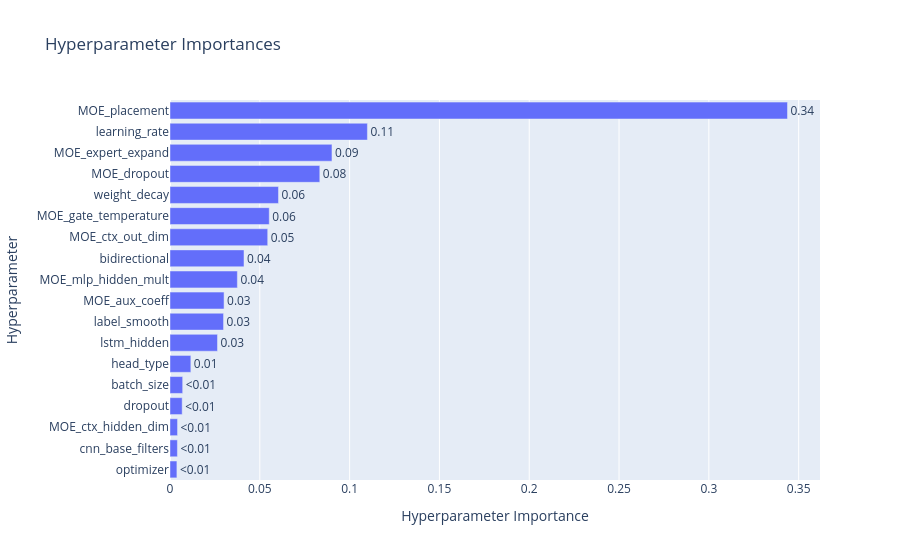

Source (notebook cell):
### Code cell
# 2. Plot Hyperparameter Importance
try:
    fig_imp = plot_param_importances(study)
    fig_imp.show()
except Exception as e:
    print(f"Could not plot importance (might need more trials): {e}")

### Figure 1 — Plotly figure (JSON) as saved in the notebook; plotly's stock layout.template omitted (floating-point values rounded to 4 significant figures)
{"data": [{"cliponaxis": false, "hovertemplate": ["optimizer (CategoricalDistribution): 0.0038455332017001734<extra></extra>", "cnn_base_filters (CategoricalDistribution): 0.004125832930755525<extra></extra>", "MOE_ctx_hidden_dim (CategoricalDistribution): 0.004197918794325781<extra></extra>", "dropout (FloatDistribution): 0.006782939597430093<extra></extra>", "batch_size (CategoricalDistribution): 0.007057510604453532<extra></extra>", "head_type (CategoricalDistribution): 0.011606874704237272<extra></extra>", "lstm_hidden (CategoricalDistribution): 0.026441518204332957<extra></extra>", "label_smooth (FloatDistribution): 0.029813033526869502<extra></extra>", "MOE_aux_coeff (FloatDistribution): 0.030094780344674527<extra></extra>", "MOE_mlp_hidden_mult (FloatDistribution): 0.03750892335432881<extra></extra>", "bidirectional (CategoricalDistribution): 0.04120112921253414<extra></extra>", "MOE_ctx_out_dim (CategoricalDistribution): 0.054406612262923766<extra></extra>", "MOE_gate_temperature (FloatDistribution): 0.05525465550809581<extra></extra>", "weight_decay (FloatDistribution): 0.060393375662957244<extra></extra>", "MOE_dropout (FloatDistribution): 0.08339235469390466<extra></extra>", "MOE_expert_expand (FloatDistribution): 0.09017695596330295<extra></extra>", "learning_rate (FloatDistribution): 0.10991204714695144<extra></extra>", "MOE_placement (CategoricalDistribution): 0.34378800428622197<extra></extra>"], "name": "Objective Value", "orientation": "h", "text": ["<0.01", "<0.01", "<0.01", "<0.01", "<0.01", "0.01", "0.03", "0.03", "0.03", "0.04", "0.04", "0.05", "0.06", "0.06", "0.08", "0.09", "0.11", "0.34"], "textposition": "outside", "type": "bar", "x": [0.003846, 0.004126, 0.004198, 0.006783, 0.007058, 0.01161, 0.02644, 0.02981, 0.03009, 0.03751, 0.0412, 0.05441, 0.05525, 0.06039, 0.08339, 0.09018, 0.1099, 0.3438], "y": ["optimizer", "cnn_base_filters", "MOE_ctx_hidden_dim", "dropout", "batch_size", "head_type", "lstm_hidden", "label_smooth", "MOE_aux_coeff", "MOE_mlp_hidden_mult", "bidirectional", "MOE_ctx_out_dim", "MOE_gate_temperature", "weight_decay", "MOE_dropout", "MOE_expert_expand", "learning_rate", "MOE_placement"]}], "layout": {"title": {"text": "Hyperparameter Importances"}, "xaxis": {"title": {"text": "Hyperparameter Importance"}}, "yaxis": {"title": {"text": "Hyperparameter"}}}}
